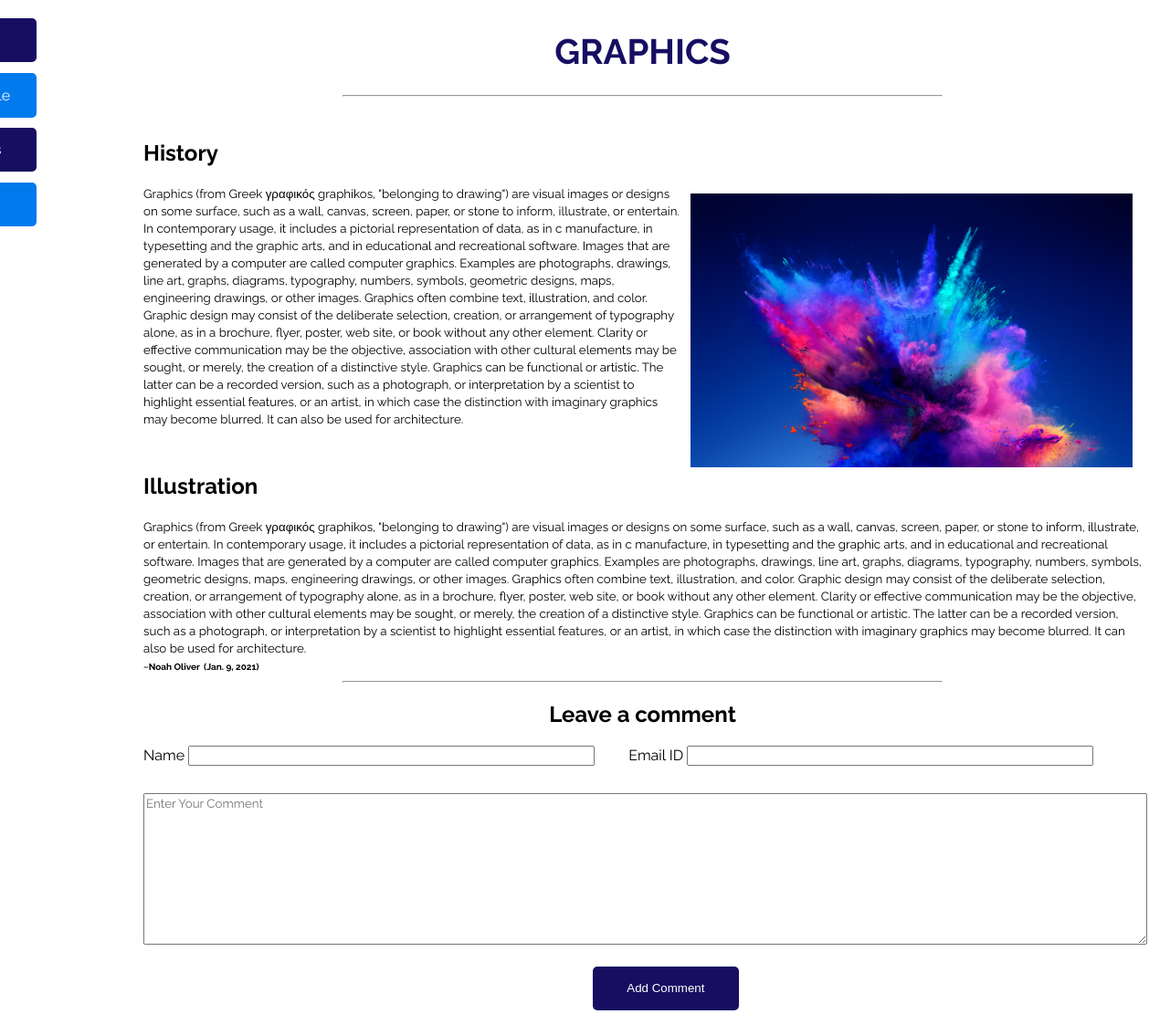
Page /article/3/ on the committed database.
### article/models.py (models this page shows, shortened)
class post(models.Model):
    title = models.CharField(max_length=60)
    subtitle_1 = models.CharField(max_length=50)
    para_1 = models.TextField()
    subtitle_2 = models.CharField(max_length=50, blank=True)
    para_2 = models.TextField(blank=True)
    description = models.CharField(max_length=300, default="none")
    image = models.ImageField(blank=True, null=True, upload_to='image/')
    creator = models.CharField(max_length=30)
    date = models.DateField(default=date.today())
    def get_absolute_url_2(self):
        return reverse('article', kwargs={'my_id' :self.id +1})

### article/views.py (the view)
# urls.py: path('article/<int:my_id>/', ArticleDetail, name='article'),
def ArticleDetail(request,my_id):
    form = CommentForm(request.POST or None)
    if form.is_valid():
        form.save()
        form = CommentForm()
    obj = post.objects.get(id=my_id)
    context = {
        "item": obj,
        'form': form
    }
    return render(request, 'article.html', context)

### comments/forms.py
class CommentForm(forms.ModelForm):
    class Meta:
        model = comments
        fields = [
            'comment',
            'name',
            'email'
        ]
        widgets = {
            'name': forms.TextInput(attrs={'class': 'comment-name'}),
            'email': forms.TextInput(attrs={'class': 'comment-email'}),
            'comment': forms.Textarea(attrs={'class': 'comment', 'placeholder': 'Enter Your Comment'}),
        }

### templates/article.html (shortened to what this page needs)
{% load static %}
<!DOCTYPE html>
<html>
    <head>
        <link rel="stylesheet" href="{% static 'stylesheet3.css' %}">
    </head>
    <body>
        <div class="main">
            <div>
                <div style="height: 200px;"></div>
                <div id="mySidenav" class="sidenav" >
                    <a href="{% url 'list' %}" id="about">Home</a>
                    <a href="{{ item.get_absolute_url_2 }}"" id="blog" style="font-size: 1rem;">Next Article</a>
                    <a href="#commentsection" id="projects">Comments</a>
                    <a href="{% url 'signin' %}" id="contact">Log Out</a>
                </div>
            </div>
            <div>
                <h1 class='title'>{{item.title}}</h1>
                <hr style="width: 60%; color: rgb(23, 14, 98);">
                <br>
                <h2>{{item.subtitle_1}}</h2>
                <img src="/media/{{item.image}}" style="float: right; height: 300px; border-radius: 5px; border: 10px solid white ;" >
                <small>{{item.para_1}}</small>
                <h2 style="margin-top: 50px;">{{item.subtitle_2}}</h2>
                <small>{{item.para_1}}</small>
                <div>
                    <small style="font-size: x-small;"><b>~{{item.creator}}</b></small>
                    <small style="font-size: x-small;"><b>({{item.date}})</b></small>
                </div>
                <hr style="width: 60%; color: rgb(23, 14, 98);">
                <h2 style="text-align: center;">Leave a comment</h2>
                <form method="POST" id="commentsection"> {%csrf_token%}
                    <span>Name {{form.name}}</span>
                    <span>Email ID {{form.email}}</span>
                    <div> {{form.comment}}</div>
                    <input type='submit' value='Add Comment' class="button"/>
                </form>
            </div>
        </div>
    </body>
</html>

### login_form/static/stylesheet3.css (style rules this page uses)
body { font-family: 'Raleway', sans-serif; }
.main { display: grid; grid-template-columns: 12% 88%; }
.title { text-align: center; color: rgb(23, 14, 98); text-transform: uppercase; font-size: 2.4rem; }
.comment-name { width: 40%; margin-right: 3%; font-family: 'Raleway', sans-serif; transition: all 0.5s ease ; }
.comment-email { width: 40%; font-family: 'Raleway', sans-serif; transition: all 0.5s ease ; }
.comment { margin-top: 30px; font-family: 'Raleway', sans-serif; width:100%; transition: all 0.5s ease ; }
.button { border: 0px solid white; margin: 20px 45%; height: 3rem; width: 10rem; background-color: rgb(23, 14, 98); border-radius: 5px; color:white; }
#mySidenav a { position: absolute; left: -90px; transition: 0.3s; padding: 15px; width: 100px; text-decoration: none; font-size: 15px; color: white; border-radius: 0 5px 5px 0; }
#about { top: 20px; background-color: rgb(23, 14, 98); }
#blog { top: 80px; background-color: rgb(0, 122, 236); }
#projects { top: 140px; background-color: rgb(23, 14, 98); }
#contact { top: 200px; background-color: rgb(0, 122, 236) }

### rows in the picture
post: title "GRAPHICS", subtitle_1 "History", image (picture), para_1 "Graphics (from Greek γραφικός graphikos, \"belonging to drawing\") are visual images or designs on some surface, such as a wall, canvas, screen, paper, or stone to inform, illustrate, or entertain. In contemporary usage, it includes a pictorial representation of data, as in c manufacture, in typesetting and the graphic arts, and in educational and recreational software. Images that are generated by a computer are called computer graphics. Examples are photographs, drawings, line art, graphs, diagrams, typography, numbers, symbols, geometric designs, maps, engineering drawings, or other images. Graphics often combine text, illustration, and color. Graphic design may consist of the deliberate…", subtitle_2 "Illustration", creator "Noah Oliver", date "Jan. 9, 2021"
